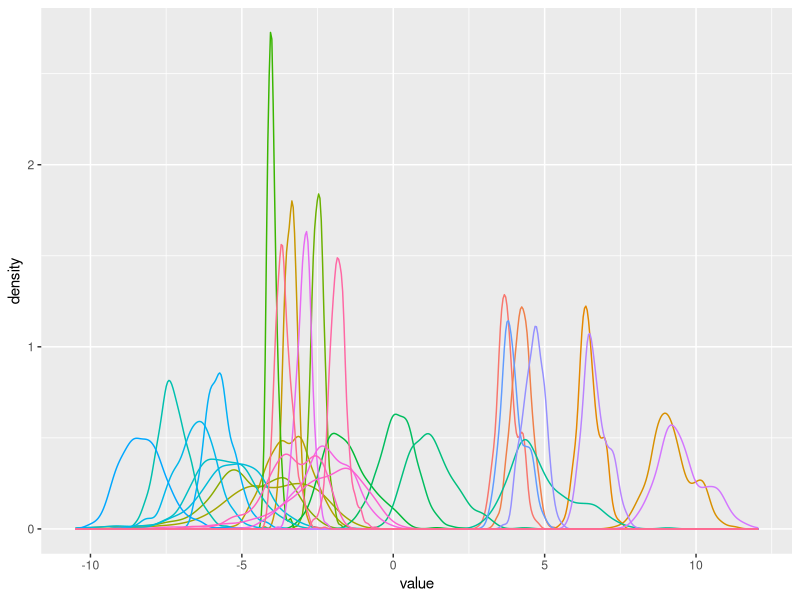

Source code (R): (Note: this script raises an error after producing the figure.)
## ---- chunk 1
libraries <- c("reshape2", "ggplot2", "kernlab" ,"caret")
check.libraries <- is.element(libraries, installed.packages()[, 1])==FALSE
libraries.to.install <- libraries[check.libraries]
if (length(libraries.to.install!=0)) {
  install.packages(libraries.to.install)
}

success <- sapply(libraries,require, quietly = FALSE,  character.only = TRUE)
if(length(success) != length(libraries)) {stop("A package failed to return a 
                                               success in require() function.")}
## ---- chunk 2
datos<-read.csv("./datos/cancer.csv")
## ---- chunk 3
datos$diagnostico <- as.factor(datos$diagnostico)
clase <- datos$diagnostico
## ---- chunk 4
Columnas<-colnames(datos)[2:31]
X<-datos[,Columnas]
X.melt<-melt((log2(X)))
p <- ggplot(aes(x=value,colour=variable), data=X.melt)
p + geom_density(show.legend = F)
## ---- chunk 5
X.log<-log2(X)
datos.log<-cbind(X,clase)
class(datos.log)
## ---- chunk 6
DatoscnDiagnostico<-colnames(datos[1:31])
DatoscnDiagnostico<-datos[,DatoscnDiagnostico]
DatoscnDiagnostico$diagnostico<-as.factor(DatoscnDiagnostico$diagnostico)
## ---- chunk 7
set.seed(123456)

DatoscnDiagnostico[,2:31]<-as.data.frame(scale(DatoscnDiagnostico[,2:31]))

levels(DatoscnDiagnostico)<-c("B","M")
Entrenamiento<-sample(nrow(DatoscnDiagnostico),size=nrow(DatoscnDiagnostico)*0.7)

Entrenamiento.data<-DatoscnDiagnostico[Entrenamiento,]
Prueba.data<-DatoscnDiagnostico[-Entrenamiento,]
## ---- chunk 8
clasifier.lineal <- ksvm(diagnostico ~ ., data = Entrenamiento.data,
                         kernel = "vanilladot")

clasifier.lineal
## ---- chunk 9
clasifier.gauss <- ksvm(diagnostico ~ ., data = Entrenamiento.data, kernel = "rbfdot")

clasifier.gauss
## ---- chunk 10
prediction.linear<-predict(clasifier.lineal,Entrenamiento.data)
res.linear<-table(prediction.linear,Entrenamiento.data$diagnostico)

(cmatrix1 <- confusionMatrix(res.linear, diagnostico="t"))
## ---- chunk 11
prediction.gauss<-predict(clasifier.gauss,Entrenamiento.data)
res.gauss<-table(prediction.gauss,Entrenamiento.data$diagnostico)

(cmatrix2<-confusionMatrix(res.gauss,diagnostico = "t"))
## ---- chunk 12
# Modelo 5-validación cruzada
model.5v.linear <- train(diagnostico ~ ., Entrenamiento.data, 
                         method='svmLinear', 
                         trControl=trainControl(method='cv', number=5),
                         tuneGrid= NULL, tuneLength=10,
                         trace = FALSE)

# plot(model.5v, alpha=0.6)
summary(model.5v.linear)
prediction <- predict(model.5v.linear, Entrenamiento.data) #predict
res.linear.2<-table(prediction, Entrenamiento.data$diagnostico) #compare

# predecir también puede devolver la probabilidad para cada clase:
confusionMatrix(res.linear.2, diagnostico="t")
## ---- chunk 13
# Modelo 5-validación cruzada
model.5v.radial <- train(diagnostico ~ ., Entrenamiento.data, 
                         method='svmRadial', 
                         trControl=trainControl(method='cv', number=5),
                         tuneGrid= NULL, tuneLength=10 ,trace = FALSE)

# plot(model.5v, alpha=0.6)
summary(model.5v.radial)
prediction <- predict(model.5v.radial, Entrenamiento.data)              
res.radial2<-table(prediction, Entrenamiento.data$diagnostico)        

# predecir también puede devolver la probabilidad para cada clase:
confusionMatrix(res.radial2, diagnostico="t")
## ---- chunk 14
### BOPTSTRAP

# Por defecto es Bootstrap, con 25 repeticiones para 3 posibles decay
# y 3 posibles sizes
model.bootstrap.linear <- train(diagnostico ~ ., 
                                Entrenamiento.data, method='svmLinear',
                                trace = FALSE) # train

# agregamos el parámetro 'preProc = c("center", "scale"))' 
# en train() para centrar y escalar los datos
summary(model.bootstrap.linear)
prediction <- predict(model.bootstrap.linear, Entrenamiento.data)
res.gauss.2<-table(prediction, Entrenamiento.data$diagnostico)

confusionMatrix(res.gauss.2,diagnostico="t")
